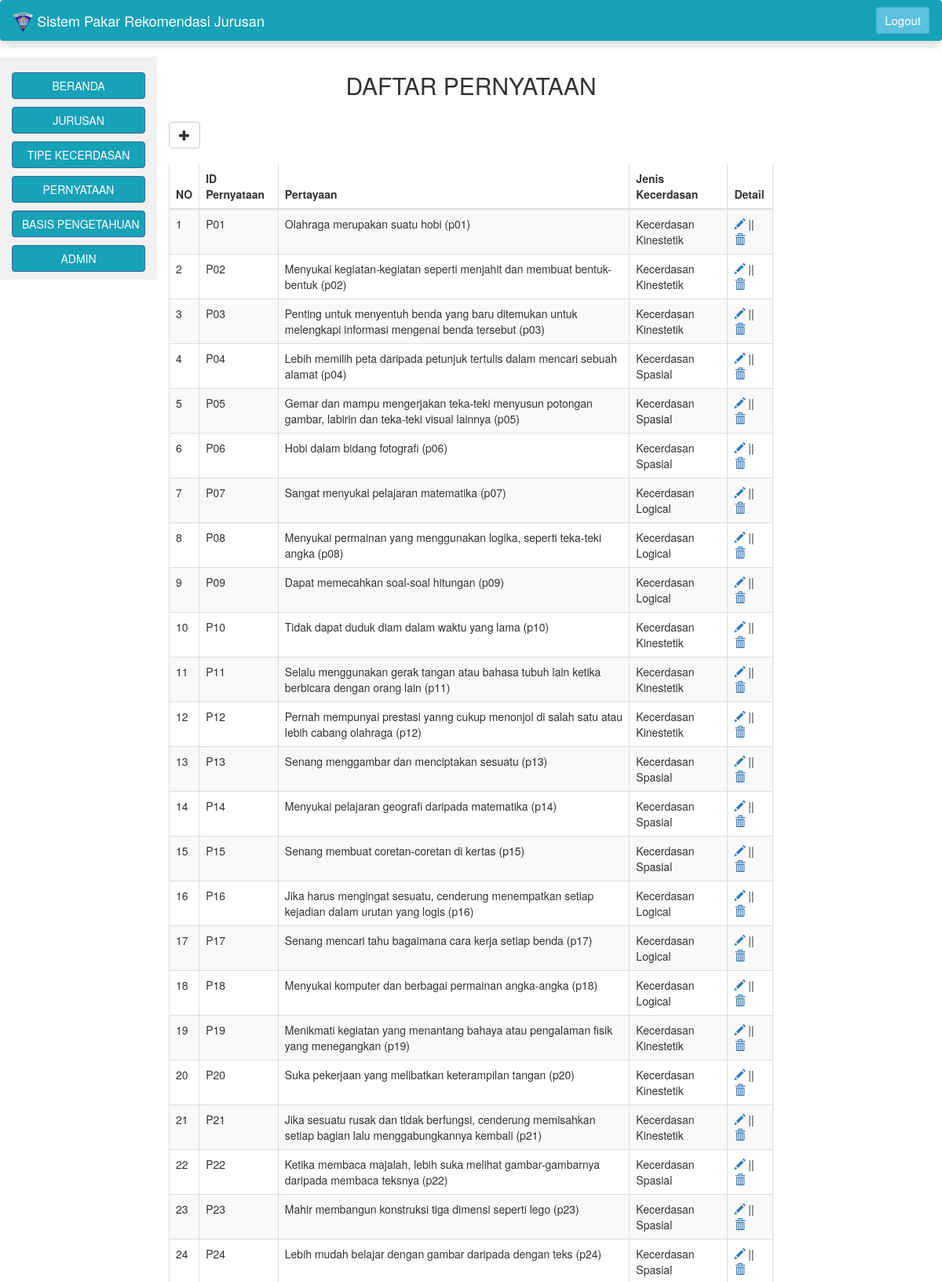
/a_pernyataan.php (upper part), run on the app's committed database.
### tables this page shows
CREATE TABLE `pernyataan` (
  `id_pernyataan` varchar(10) NOT NULL,
  `pernyataan` varchar(1000) NOT NULL,
  `jenis_kecerdasan` varchar(25) NOT NULL
);

### a_pernyataan.php (the view, shortened to what this page needs)
<?php
include('koneksi.php');
?>
<!DOCTYPE html>
<html lang="en">
<head>
	<link rel="stylesheet" href="https://getbootstrap.com/docs/4.1/dist/css/bootstrap.min.css">
  <link rel="stylesheet" href="https://maxcdn.bootstrapcdn.com/bootstrap/3.3.7/css/bootstrap.min.css">
  <link rel="stylesheet" href="css/style.css">
</head>
<body>
<?php
	include ('navbar_admin.php');
?>
<?php
  include ('sidebar_admin.php');
?>
    <div class="col-sm-8 text-left">
          <h2 class="text-center">DAFTAR PERNYATAAN</h2>
			<br>
<a href="a_input_pernyataan.php"><button type="button" class="btn btn-default">
  <span class="glyphicon glyphicon-plus" aria-hidden="true"></span>
</button></a>
    	<br><br>
    	<div class="box-body table-responsive">
                <table id="example1" class="table table-bordered table-striped">
                    <thead>
                        <tr>
                            <th>NO</th>
                            <th>ID Pernyataan</th>
							<th>Pertayaan</th>
                            <th>Jenis Kecerdasan</th>
                            <th>Detail</th>
                        </tr>
                    </thead>
<?php
$queri="Select * From pernyataan";
$hasil=mysqli_query ($konek_db, $queri);
$id = 0;
while ($data = mysqli_fetch_array ($hasil)){
 			$id++;
 			echo "
        			<tr>
        			<td>".$id."</td>
					<td>".$data[0]."</td>
        			<td>".$data[1]."</td>
        			<td>".$data[2]."</td>
                    <td><a href=\"a_edit_pernyataan.php?id=".$data[0]."\"><i class='glyphicon glyphicon-pencil'></i></a>"." || <a href=\"a_delete_pernyataan.php?id=".$data[0]."\"  onclick='return checkDelete()'><i class='glyphicon glyphicon-trash'></i></a>"."</td>
        		</tr>
        	";
			}
?>
</table><br><br><br><br><br>
            </div>
    </div>
</body>
</html>

### data on the page
pernyataan: id_pernyataan "P01", pernyataan "Olahraga merupakan suatu hobi (p01)", jenis_kecerdasan "Kecerdasan Kinestetik"
pernyataan: id_pernyataan "P02", pernyataan "Menyukai kegiatan-kegiatan seperti menjahit dan membuat bentuk-bentuk (p02)", jenis_kecerdasan "Kecerdasan Kinestetik"
pernyataan: id_pernyataan "P03", pernyataan "Penting untuk menyentuh benda yang baru ditemukan untuk melengkapi informasi mengenai benda tersebut (p03)", jenis_kecerdasan "Kecerdasan Kinestetik"
pernyataan: id_pernyataan "P04", pernyataan "Lebih memilih peta daripada petunjuk tertulis dalam mencari sebuah alamat (p04)", jenis_kecerdasan "Kecerdasan Spasial"
pernyataan: id_pernyataan "P05", pernyataan "Gemar dan mampu mengerjakan teka-teki menyusun potongan gambar, labirin dan teka-teki visual lainnya (p05)", jenis_kecerdasan "Kecerdasan Spasial"
pernyataan: id_pernyataan "P06", pernyataan "Hobi dalam bidang fotografi (p06)", jenis_kecerdasan "Kecerdasan Spasial"
pernyataan: id_pernyataan "P07", pernyataan "Sangat menyukai pelajaran matematika (p07)", jenis_kecerdasan "Kecerdasan Logical"
pernyataan: id_pernyataan "P08", pernyataan "Menyukai permainan yang menggunakan logika, seperti teka-teki angka (p08)", jenis_kecerdasan "Kecerdasan Logical"
pernyataan: id_pernyataan "P09", pernyataan "Dapat memecahkan soal-soal hitungan (p09)", jenis_kecerdasan "Kecerdasan Logical"
pernyataan: id_pernyataan "P10", pernyataan "Tidak dapat duduk diam dalam waktu yang lama (p10)", jenis_kecerdasan "Kecerdasan Kinestetik"
pernyataan: id_pernyataan "P11", pernyataan "Selalu menggunakan gerak tangan atau bahasa tubuh lain ketika berbicara dengan orang lain (p11)", jenis_kecerdasan "Kecerdasan Kinestetik"
pernyataan: id_pernyataan "P12", pernyataan "Pernah mempunyai prestasi yanng cukup menonjol di salah satu atau lebih cabang olahraga (p12)", jenis_kecerdasan "Kecerdasan Kinestetik"
pernyataan: id_pernyataan "P13", pernyataan "Senang menggambar dan menciptakan sesuatu (p13)", jenis_kecerdasan "Kecerdasan Spasial"
pernyataan: id_pernyataan "P14", pernyataan "Menyukai pelajaran geografi daripada matematika (p14)", jenis_kecerdasan "Kecerdasan Spasial"
pernyataan: id_pernyataan "P15", pernyataan "Senang membuat coretan-coretan di kertas (p15)", jenis_kecerdasan "Kecerdasan Spasial"
pernyataan: id_pernyataan "P16", pernyataan "Jika harus mengingat sesuatu, cenderung menempatkan setiap kejadian dalam urutan yang logis (p16)", jenis_kecerdasan "Kecerdasan Logical"
pernyataan: id_pernyataan "P17", pernyataan "Senang mencari tahu bagaimana cara kerja setiap benda (p17)", jenis_kecerdasan "Kecerdasan Logical"
pernyataan: id_pernyataan "P18", pernyataan "Menyukai komputer dan berbagai permainan angka-angka (p18)", jenis_kecerdasan "Kecerdasan Logical"
pernyataan: id_pernyataan "P19", pernyataan "Menikmati kegiatan yang menantang bahaya atau pengalaman fisik yang menegangkan (p19)", jenis_kecerdasan "Kecerdasan Kinestetik"
pernyataan: id_pernyataan "P20", pernyataan "Suka pekerjaan yang melibatkan keterampilan tangan (p20)", jenis_kecerdasan "Kecerdasan Kinestetik"
pernyataan: id_pernyataan "P21", pernyataan "Jika sesuatu rusak dan tidak berfungsi, cenderung memisahkan setiap bagian lalu menggabungkannya kembali (p21)", jenis_kecerdasan "Kecerdasan Kinestetik"
pernyataan: id_pernyataan "P22", pernyataan "Ketika membaca majalah, lebih suka melihat gambar-gambarnya daripada membaca teksnya (p22)", jenis_kecerdasan "Kecerdasan Spasial"
pernyataan: id_pernyataan "P23", pernyataan "Mahir membangun konstruksi tiga dimensi seperti lego (p23)", jenis_kecerdasan "Kecerdasan Spasial"
pernyataan: id_pernyataan "P24", pernyataan "Lebih mudah belajar dengan gambar daripada dengan teks (p24)", jenis_kecerdasan "Kecerdasan Spasial"
